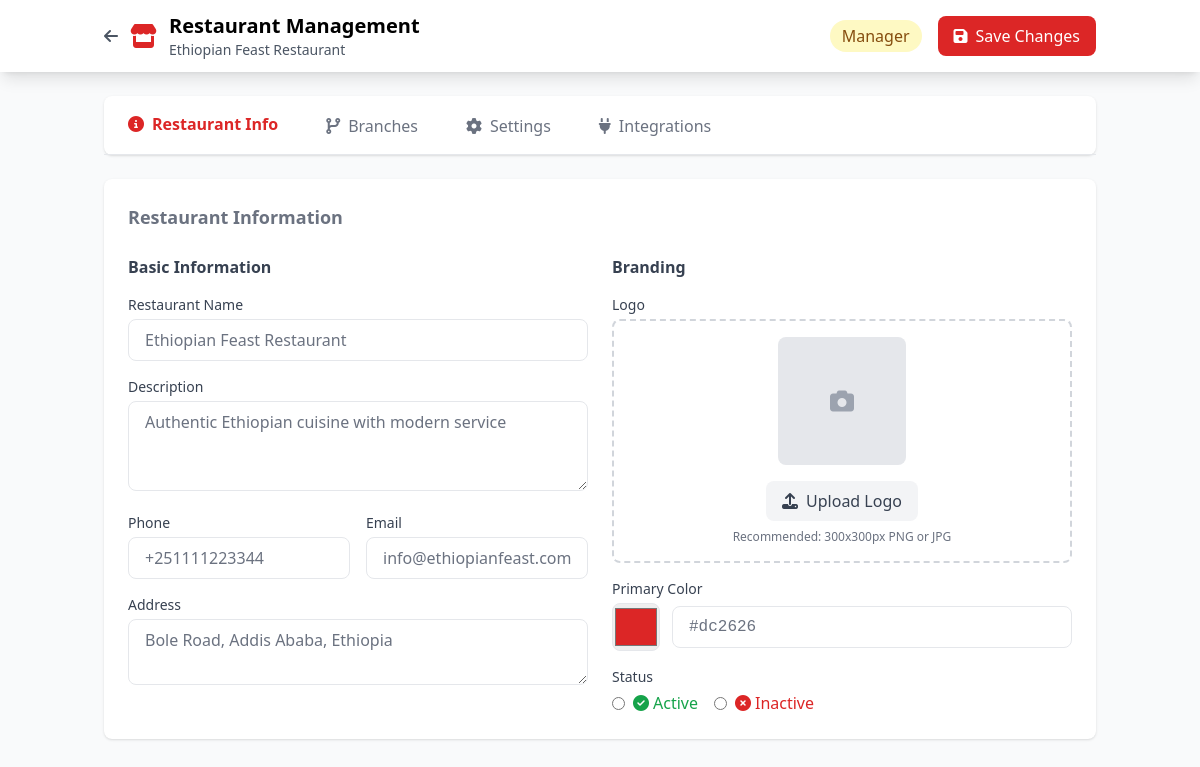
The app's page /restaurant-admin/restaurant/ (signed in) with its own data.
### restaurants/models.py (models this page shows, shortened)
class Restaurant(models.Model):
    name = models.CharField(max_length=255)
    description = models.TextField(blank=True)
    logo = models.ImageField(
        upload_to='restaurant_logos/', blank=True, null=True)
    address = models.TextField(blank=True)
    phone = models.CharField(max_length=20, blank=True)
    email = models.EmailField(blank=True)
    config_json = models.JSONField(default=dict, blank=True)
    is_active = models.BooleanField(default=True)
    created_at = models.DateTimeField(auto_now_add=True)
    updated_at = models.DateTimeField(auto_now=True)
    class Meta:
        ordering = ['name']

### accounts/models.py (models this page shows, shortened)
class CustomUser(AbstractUser):
    ROLE_CHOICES = [
        ('admin', 'Admin'),
        ('manager', 'Manager'),
        ('chef', 'Chef'),
        ('waiter', 'Waiter'),
        ('cashier', 'Cashier'),
    ]
    role = models.CharField(
        max_length=20, choices=ROLE_CHOICES, default='waiter')
    restaurant = models.ForeignKey(
        Restaurant,
        on_delete=models.SET_NULL,
        null=True,
        blank=True,
        related_name='staff'
    )
    branch = models.ForeignKey(
        Branch,
        on_delete=models.SET_NULL,
        null=True,
        blank=True,
        related_name='staff'
    )
    phone = models.CharField(max_length=20, blank=True)
    profile_image = models.ImageField(
        upload_to='profiles/', blank=True, null=True)
    is_active = models.BooleanField(default=True)
    created_at = models.DateTimeField(auto_now_add=True)
    updated_at = models.DateTimeField(auto_now=True)
    class Meta:
        ordering = ['-created_at']

### admin_panel/views.py (the view)
# urls.py: path('restaurant/', views.admin_restaurant_management, name='admin-restaurant'),
@login_required
def admin_restaurant_management(request):
    user = request.user
    if user.role not in ['admin', 'manager']:
        return redirect('waiter-dashboard')
    restaurant = None
    if user.restaurant:
        restaurant = user.restaurant
    elif user.role == 'admin':
        restaurant = Restaurant.objects.first()
    branches = Branch.objects.filter(
        restaurant=restaurant) if restaurant else []
    context = {
        'user': user,
        'restaurant': restaurant,
        'branches': branches,
        'user_role': user.role,
        'days_of_week': ['Monday', 'Tuesday', 'Wednesday', 'Thursday', 'Friday', 'Saturday', 'Sunday'],
    }
    return render(request, 'admin_panel/restaurant_management.html', context)

### admin_panel/templates/admin_panel/restaurant_management.html (shortened to what this page needs)
<!DOCTYPE html>
<html lang="en">
  <head>
    <script src="https://cdn.tailwindcss.com"></script>
    <link
      rel="stylesheet"
      href="https://cdnjs.cloudflare.com/ajax/libs/font-awesome/6.4.0/css/all.min.css"
    />
  </head>
  <body class="bg-gray-50">
    <nav class="bg-white shadow-lg">
      <div class="container mx-auto px-4 py-3">
        <div class="flex justify-between items-center">
          <div class="flex items-center space-x-3">
            <a
              href="{% url 'admin-dashboard' %}"
              class="text-gray-600 hover:text-red-600"
            >
              <i class="fas fa-arrow-left"></i>
            </a>
            <i class="fas fa-store text-2xl text-red-600"></i>
            <div>
              <h1 class="text-xl font-bold">Restaurant Management</h1>
              <p class="text-sm text-gray-600">
                {{ restaurant.name|default:"No Restaurant" }}
              </p>
            </div>
          </div>
          <div class="flex items-center space-x-4">
            <span class="bg-yellow-100 text-yellow-800 px-3 py-1 rounded-full"
              >{{ user_role|title }}</span
            >
            <button
              onclick="saveAllChanges()"
              class="bg-red-600 text-white px-4 py-2 rounded-lg hover:bg-red-700"
            >
              <i class="fas fa-save mr-2"></i>Save Changes
            </button>
          </div>
        </div>
      </div>
    </nav>
    <div class="container mx-auto px-4 py-6">
      <div class="bg-white rounded-lg shadow mb-6">
        <div class="border-b">
          <nav class="flex -mb-px">
            <button
              id="tab-info"
              onclick="switchTab('info')"
              class="tab-active py-4 px-6 text-center border-transparent"
            >
              <i class="fas fa-info-circle mr-2"></i>Restaurant Info
            </button>
            <button
              id="tab-branches"
              onclick="switchTab('branches')"
              class="py-4 px-6 text-center border-transparent text-gray-500 hover:text-gray-700"
            >
              <i class="fas fa-code-branch mr-2"></i>Branches
            </button>
            <button
              id="tab-settings"
              onclick="switchTab('settings')"
              class="py-4 px-6 text-center border-transparent text-gray-500 hover:text-gray-700"
            >
              <i class="fas fa-cog mr-2"></i>Settings
            </button>
            <button
              id="tab-integrations"
              onclick="switchTab('integrations')"
              class="py-4 px-6 text-center border-transparent text-gray-500 hover:text-gray-700"
            >
              <i class="fas fa-plug mr-2"></i>Integrations
            </button>
          </nav>
        </div>
      </div>
      <div id="tab-content">
        <div id="content-info" class="tab-content active">
          <div class="bg-white rounded-lg shadow p-6">
            <h2 class="text-lg font-bold mb-6">Restaurant Information</h2>
            <div class="grid grid-cols-1 md:grid-cols-2 gap-6">
              <div>
                <h3 class="font-bold mb-4 text-gray-700">Basic Information</h3>
                <div class="space-y-4">
                  <div>
                    <label class="block text-sm font-medium text-gray-700 mb-1"
                      >Restaurant Name</label
                    >
                    <input
                      type="text"
                      id="restaurant-name"
                      class="w-full border rounded-lg px-4 py-2 focus:ring-2 focus:ring-red-500 focus:border-transparent"
                      value="{{ restaurant.name|default:'' }}"
                    />
                  </div>
                  <div>
                    <label class="block text-sm font-medium text-gray-700 mb-1"
                      >Description</label
                    >
                    <textarea
                      id="restaurant-description"
                      class="w-full border rounded-lg px-4 py-2 focus:ring-2 focus:ring-red-500 focus:border-transparent"
                      rows="3"
                    >
{{ restaurant.description|default:'' }}</textarea
                    >
                  </div>
                  <div class="grid grid-cols-2 gap-4">
                    <div>
                      <label
                        class="block text-sm font-medium text-gray-700 mb-1"
                        >Phone</label
                      >
                      <input
                        type="tel"
                        id="restaurant-phone"
                        class="w-full border rounded-lg px-4 py-2 focus:ring-2 focus:ring-red-500 focus:border-transparent"
                        value="{{ restaurant.phone|default:'' }}"
                      />
                    </div>
                    <div>
                      <label
                        class="block text-sm font-medium text-gray-700 mb-1"
                        >Email</label
                      >
                      <input
                        type="email"
                        id="restaurant-email"
                        class="w-full border rounded-lg px-4 py-2 focus:ring-2 focus:ring-red-500 focus:border-transparent"
                        value="{{ restaurant.email|default:'' }}"
                      />
                    </div>
                  </div>
                  <div>
                    <label class="block text-sm font-medium text-gray-700 mb-1"
                      >Address</label
                    >
                    <textarea
                      id="restaurant-address"
                      class="w-full border rounded-lg px-4 py-2 focus:ring-2 focus:ring-red-500 focus:border-transparent"
                      rows="2"
                    >
{{ restaurant.address|default:'' }}</textarea
                    >
                  </div>
                </div>
              </div>
              <div>
                <h3 class="font-bold mb-4 text-gray-700">Branding</h3>
                <div class="space-y-4">
                  <div>
                    <label class="block text-sm font-medium text-gray-700 mb-1"
                      >Logo</label
                    >
                    <div
                      class="border-2 border-dashed border-gray-300 rounded-lg p-4 text-center"
                    >
                      <div id="logo-preview" class="mb-4">
                        {% if restaurant.logo %}
                        <img
                          src="{{ restaurant.logo.url }}"
                          alt="Logo"
                          class="w-32 h-32 object-contain mx-auto"
                        />
                        {% else %}
                        <div
                          class="w-32 h-32 bg-gray-200 rounded-lg flex items-center justify-center mx-auto"
                        >
                          <i class="fas fa-camera text-gray-400 text-2xl"></i>
                        </div>
                        {% endif %}
                      </div>
                      <div>
                        <button
                          onclick="document.getElementById('logo-upload').click()"
                          class="bg-gray-100 text-gray-700 px-4 py-2 rounded-lg hover:bg-gray-200"
                        >
                          <i class="fas fa-upload mr-2"></i>Upload Logo
                        </button>
                        <p class="text-xs text-gray-500 mt-2">
                          Recommended: 300x300px PNG or JPG
                        </p>
                      </div>
                    </div>
                  </div>
                  <div>
                    <label class="block text-sm font-medium text-gray-700 mb-1"
                      >Primary Color</label
                    >
                    <div class="flex items-center space-x-3">
                      <input
                        type="color"
                        id="primary-color"
                        class="w-12 h-12 border rounded-lg"
                        value="#dc2626"
                      />
                      <input
                        type="text"
                        id="primary-color-hex"
                        class="flex-1 border rounded-lg px-4 py-2 font-mono"
                        value="#dc2626"
                        placeholder="#RRGGBB"
                      />
                    </div>
                  </div>
                  <div>
                    <label class="block text-sm font-medium text-gray-700 mb-1"
                      >Status</label
                    >
                    <div class="flex items-center space-x-4">
                      <label class="flex items-center">
                        <input
                          type="radio"
                          name="restaurant-status"
                          value="active"
                          class="mr-2"
                          {%
                          if
                          restaurant.is_active
                          %}checked{%
                          endif
                          %}
                        />
                        <span class="text-green-600">
                          <i class="fas fa-check-circle mr-1"></i>Active
                        </span>
                      </label>
                      <label class="flex items-center">
                        <input
                          type="radio"
                          name="restaurant-status"
                          value="inactive"
                          class="mr-2"
                          {%
                          if
                          not
                          restaurant.is_active
                          %}checked{%
                          endif
                          %}
                        />
                        <span class="text-red-600">
                          <i class="fas fa-times-circle mr-1"></i>Inactive
                        </span>
                      </label>
                    </div>
                  </div>
                </div>
              </div>
            </div>
          </div>
        </div>
      </div>
    </div>
  </body>
</html>

### admin_panel/templates/admin_panel/restaurant_management.html (style rules this page uses)
.tab-active { border-bottom: 3px solid #dc2626; color: #dc2626; font-weight: 600; }

### records on screen
Restaurant: name "Ethiopian Feast Restaurant", description "Authentic Ethiopian cuisine with modern service", phone "+251111223344", email "info@ethiopianfeast.com", address "Bole Road, Addis Ababa, Ethiopia"
CustomUser: role "Manager"
